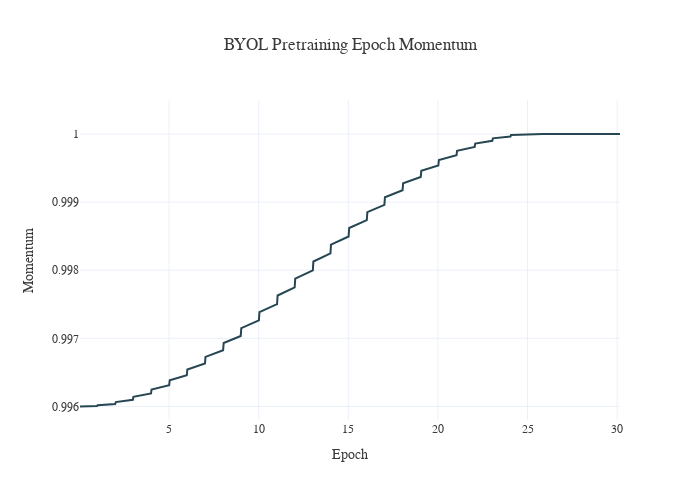

Here is the notebook cell this chart was saved with:
### Code cell
# momentum over epochs
epoch_momentum = pd.read_csv("../outputs/results_data/BYOL_pretraining_debug_v0_momentum.csv")
# convert steps to epochs (fractional)
epoch_momentum['Epoch'] = epoch_momentum['Step'] / 1628.0
fig = px.line(
    epoch_momentum,
    x='Epoch',
    y='Value',
    title='BYOL Pretraining Epoch Momentum',
    labels={'Epoch': 'Epoch', 'Value': 'Momentum'},
    color_discrete_sequence=[DARK_BG]
)
fig.update_layout(yaxis_range=[0.9958, 1.0005], width=700, height=500)
fig.write_image("imgs/BYOL_pretraining_debug_v0_momentum.png", scale=2)
fig.show()

### Figure 1 — Plotly figure (JSON) as saved in the notebook; plotly's stock layout.template omitted (floating-point values rounded to 4 significant figures; data arrays with more than 128 entries replaced by an {"elided": "..."} marker saying what was removed)
{"data": [{"hovertemplate": "Epoch=%{x}<br>Momentum=%{y}<extra></extra>", "legendgroup": "", "line": {"color": "#264653", "dash": "solid"}, "marker": {"symbol": "circle"}, "mode": "lines", "name": "", "orientation": "v", "showlegend": false, "type": "scatter", "x": {"elided": "982 float values"}, "xaxis": "x", "y": {"elided": "982 float values"}, "yaxis": "y"}], "layout": {"height": 500, "legend": {"tracegroupgap": 0}, "title": {"text": "BYOL Pretraining Epoch Momentum"}, "width": 700, "xaxis": {"anchor": "y", "domain": [0, 1], "title": {"text": "Epoch"}}, "yaxis": {"anchor": "x", "domain": [0, 1], "range": [0.9958, 1.0], "title": {"text": "Momentum"}}}}
